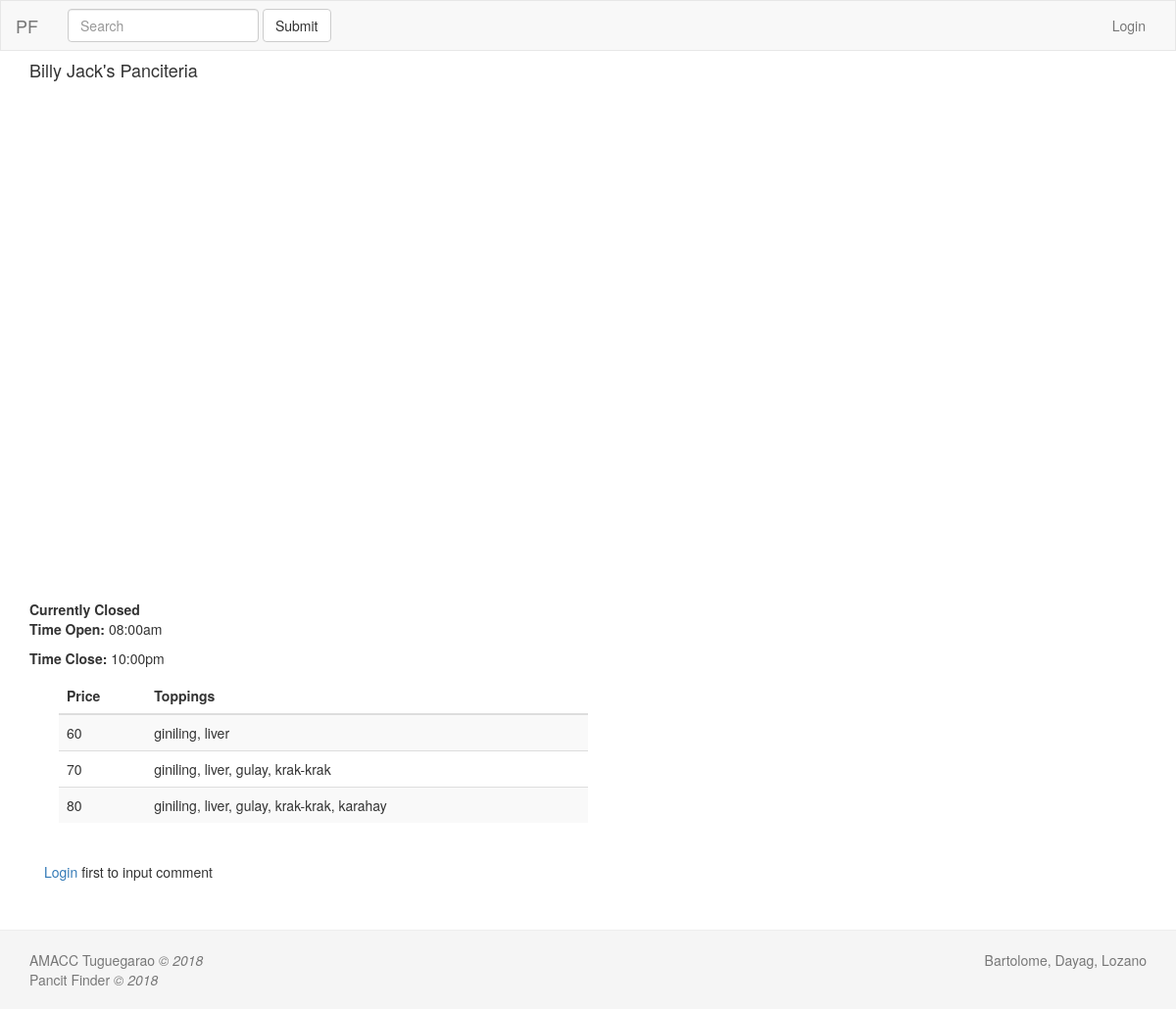
The app's page /pview/8 with its own data.
### tables this page shows
CREATE TABLE `tbl_pancit` (
  `p_id` int(4) NOT NULL,
  `p_name` varchar(256) NOT NULL,
  `p_imgLoc` varchar(256) NOT NULL,
  `p_loc` varchar(256) NOT NULL,
  `p_lat` varchar(256) NOT NULL,
  `p_lng` varchar(256) NOT NULL,
  `p_oTime` time NOT NULL,
  `p_cTime` time NOT NULL
);

CREATE TABLE `tbl_pprice` (
  `pp_id` int(4) NOT NULL,
  `pp_price` varchar(5) NOT NULL,
  `pp_topps` longtext NOT NULL,
  `p_id` int(4) NOT NULL
);

### application/controllers/Pancit.php (called while the page is built, shortened)
<?php
class Pancit extends CI_Controller{
	public function __construct(){
		$this->load->database();
		$this->load->model('pancit_model');
		$this->load->helper('url_helper');
	}
	public function pview($p_id){
		if ($p_id) {
			$data['pancits'] = $this->pancit_model->get_pancit($p_id);
			$data['pprices'] = $this->pancit_model->get_pprice($p_id);
			if ($data['pancits'] && $data['pprices']) {
				$data['title'] = $data['pancits']['p_name'] . '|Pancit Finder';
				$data['devs'] = DEV_NAME;
				$this->load->view('templates/head', $data);
				$this->load->view('templates/nav', $data);
				$this->load->view('pancit/pview',$data);
				$this->load->view('templates/footer', $data);
				$this->load->view('templates/tail', $data);
			}
			else{
				show_404();
			}
		}
		else{
			$this->index();
		}
	}
}
 ?>

### index.php (called while the page is built, shortened)
<?php
require_once BASEPATH.'core/CodeIgniter.php';

### application/models/pancit_model.php (called while the page is built, shortened)
<?php
class Pancit_model extends CI_Model{
	public function get_pancit($id = null){
		if($id===null){
			$rs = $this->db->get('tbl_pancit');
				return $rs->result_array();
		}
		else{
			$rs = $this->db->get_where('tbl_pancit', array('p_id' =>$id));
			return $rs->row_array();
		}
	}
	public function get_pprice($id = null){
		if(!($id===null)){
			$rs = $this->db->get_where('tbl_pprice', array('p_id' =>$id));
			return $rs->result_array();
		}
	}
}
?>

### application/views/pancit/pview.php (the view, shortened to what this page needs)
<div class="main">
<div class="container">
<?php
	extract($pancits);
	echo '<h4>'.$pancits['p_name'].'</h4>';
?>
	<div name="pmap" id="map" style="height: 480px;width: 100%"></div>
	<br><br>
<?php
	$status = 'Closed';
    echo "<b>Currently $status</b>";
	echo '
		<p><b>Time Open: </b>'.date('h:ia', strtotime($pancits['p_oTime'])).'</p>
		<p><b>Time Close: </b>'.date('h:ia', strtotime($pancits['p_cTime'])).'</p>
	';
 ?>
<div class="container">
<div class="table-responsive col col-md-6">
<table class="table table-striped">
    <thead>
      <tr>
        <th>Price</th>
        <th>Toppings</th>
      </tr>
    </thead>
    <tbody>
    <?php
    	foreach($pprices as $pprice){
    	echo '
    	<tr>
        <td>'.$pprice['pp_price'].'</td>
        <td>'.$pprice['pp_topps'].'</td>
      	</tr>';
      	}
    ?>
    </tbody>
</table>
</div>
</div>
<br>
<div class="container" id="commentDiv">
  <?php if(isset($_SESSION['user_session'])){
    echo '<form method="POST" id="comment_form">
          <div class="form-group">
           <textarea name="comment_content" id="comment_content" class="form-control" placeholder="Enter Comment" rows="5" minlength="1" maxlength="1000" required></textarea>
          </div>
          <div class="form-group">
           <input type="submit" name="submit" id="submit" class="btn btn-info" value="Submit" />
          </div>
          '.validation_errors().'
        </form>
        ';
  }
  elseif(isset($_SESSION['admin_session'])){
  }
  else{
    echo '<p><a href="'.base_url('login').'">Login</a> first to input comment</p>';
  }
  ?>
   <br />
</div>
</div>
<br><br>

### css/style.css (style rules this page uses)
html { position: relative; min-height: 100%; }
body { margin-bottom: 60px; display: block; }

### application/views/pancit/pview.php (style rules this page uses)
body { display: flex; min-height: 100vh; flex-direction: column; }

### records on screen
tbl_pancit: p_name "Billy Jack's Panciteria", p_oTime "08:00am", p_cTime "10:00pm"
tbl_pprice: pp_price "60", pp_topps "giniling, liver"
tbl_pprice: pp_price "70", pp_topps "giniling, liver, gulay, krak-krak"
tbl_pprice: pp_price "80", pp_topps "giniling, liver, gulay, krak-krak, karahay"

### other values on screen
$status "Closed"
$devs "Bartolome, Dayag, Lozano"
